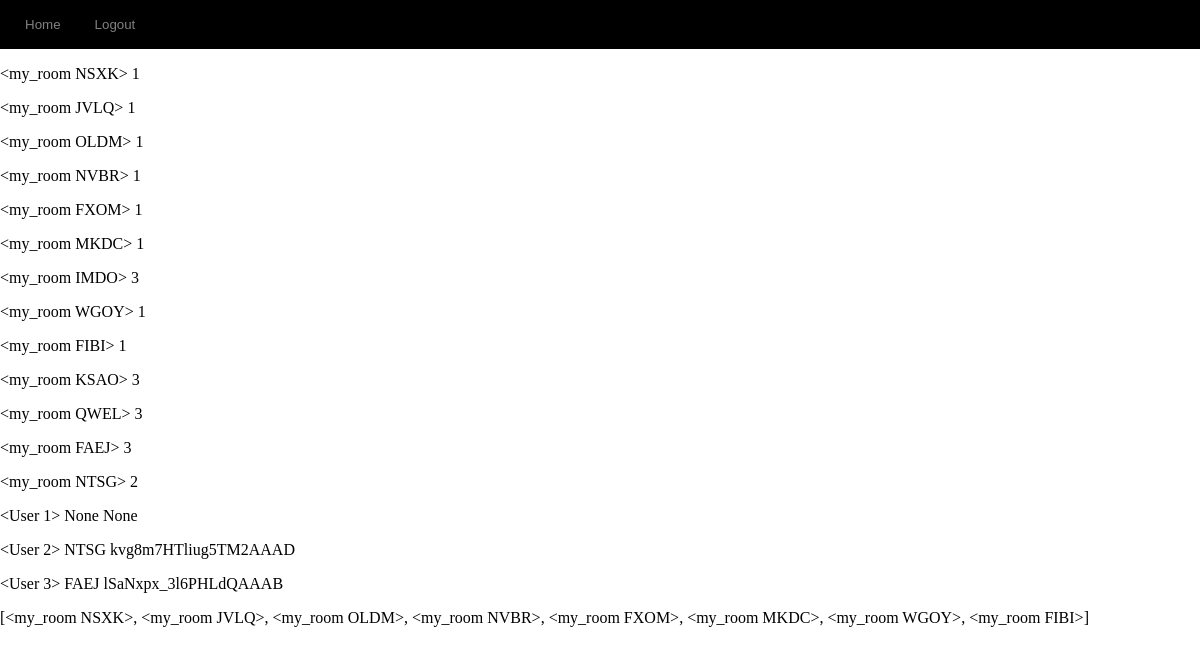
Screenshot of /db (signed in) with the database file from the repository.
### website/models.py (models this page shows, shortened)
class my_room(db.Model):
  id = db.Column(db.String(4), primary_key = True)
  number_of_members = db.Column(db.Integer)
  members = db.relationship('User')
  messages = db.relationship('Message')

class User(db.Model, UserMixin):
  id = db.Column(db.Integer, primary_key = True)
  email = db.Column(db.String(50), unique = True)
  password = db.Column(db.String(50))
  first_name = db.Column(db.String(30), unique = True)
  current_sid = db.Column(db.String(20), default = None)
  game = db.Column(db.Integer, db.ForeignKey('game.id'))
  room = db.Column(db.String(4), db.ForeignKey('my_room.id'))

### website/views.py (the view)
@views.route('/db')
@login_required
def check_db():
  room_entries = my_room.query.all()
  user_entries = User.query.all()
  empty_room_entries = my_room.query.filter(my_room.number_of_members <= 1).all()
  return render_template('db.html', empty_rooms = empty_room_entries, rooms = room_entries, users = user_entries, user = current_user)

### website/__init__.py (called while the page is built)
def create_app():
  app = Flask(__name__)
  app.config['SECRET_KEY'] = 'iabtvcaaabucbau'
  app.config['SQLALCHEMY_DATABASE_URI'] = f'sqlite:///{DB_NAME}'
  db.init_app(app)
  from .views import views
  from .auth import auth
  from .models import User, my_room
  from .sockets import socketio
  socketio.init_app(app)
  app.register_blueprint(views, url_prefix='/')
  app.register_blueprint(auth, url_prefix='/')
  app.app_context().push()
  db.create_all()
  login_manager = LoginManager()
  login_manager.login_view = 'auth.login'
  login_manager.init_app(app)
  @login_manager.user_loader
  def load_user(id):
    return User.query.get(int(id))
  return app, db, socketio

### website/templates/db.html
{% extends 'base.html' %}
{% block content %}
{% for i in rooms %}
<p>{{i}} {{i.number_of_members}}</p>
{% endfor %}
{% for j in users %}
<p>{{j}} {{j.room}} {{j.current_sid}}</p>
{% endfor %}
<p>{{empty_rooms}}</p>
{% endblock %}

### website/templates/base.html (shortened to what this page needs)
<!DOCTYPE html>
<html>
  <head>
    <link rel="stylesheet" href="{{url_for('static', filename='css/style.css')}}">
  </head>
  <body>
    <nav>
      {% if user.is_authenticated %}
      {% block onclick %}
      <a href="/{{user.first_name}}/home">
        <button class="nav_button">
         Home
        </button></a>
        <a href="/logout">
          <button class="nav_button">
           Logout
          </button></a>
      {% endblock %}
        {% endif %}
    </nav>
    {% block content %}
    {% endblock %}
  </body>
</html>

### website/static/css/style.css (style rules this page uses)
body { margin: 0; }
nav { background-color: black; margin: 0; padding: 10px; }
.nav_button { background-color: black; color: grey; border: none; cursor: pointer; padding: 7px 15px; transition: color 0.1s; }

### rows the page displays
my_room: i "<my_room NSXK>", number_of_members "1"
my_room: i "<my_room JVLQ>", number_of_members "1"
my_room: i "<my_room OLDM>", number_of_members "1"
my_room: i "<my_room NVBR>", number_of_members "1"
my_room: i "<my_room FXOM>", number_of_members "1"
my_room: i "<my_room MKDC>", number_of_members "1"
my_room: i "<my_room IMDO>", number_of_members "3"
my_room: i "<my_room WGOY>", number_of_members "1"
my_room: i "<my_room FIBI>", number_of_members "1"
my_room: i "<my_room KSAO>", number_of_members "3"
my_room: i "<my_room QWEL>", number_of_members "3"
my_room: i "<my_room FAEJ>", number_of_members "3"
my_room: i "<my_room NTSG>", number_of_members "2"
User: j "<User 1>", room "None", current_sid "None"
User: j "<User 2>", room "NTSG", current_sid "kvg8m7HTliug5TM2AAAD"
User: j "<User 3>", room "FAEJ", current_sid "lSaNxpx_3l6PHLdQAAAB"

### other values shown
{{ empty_rooms }} "[<my_room NSXK>, <my_room JVLQ>, <my_room OLDM>, <my_room NVBR>, <my_room FXOM>, <my_room MKDC>, <my_room WGOY>, <my_room FIBI>]"
